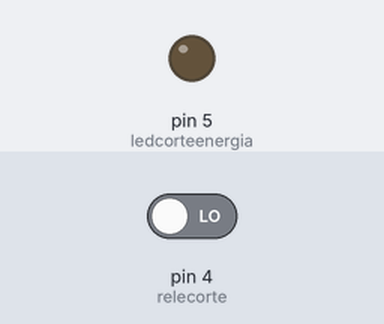
Simulated run of this program. Board: Arduino Uno, built with avr-gcc and run on an emulated ATmega328P. Parts: output pins drawn as LEDs (lit = HIGH). The inputs (shaded band) are chosen by the test bench; at power-on: pin 4 (relecorte) LOW. What the program prints to the serial monitor is not drawn.

Above: at 1.2 s.
1.3 s: pin 4 (relecorte) driven HIGH
At 2.5 s:
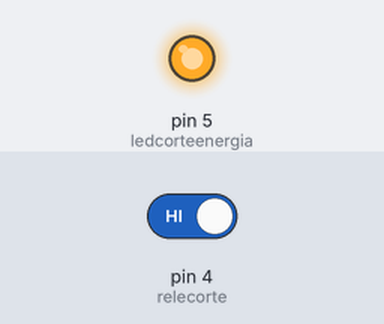
2.8 s: pin 4 (relecorte) driven LOW
At 3.7 s:
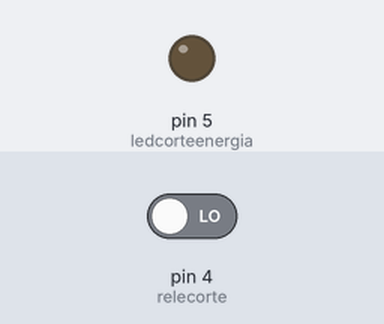
Timing chart, 0 to 5.8 s (numbered marks = the images above; inputs shaded):
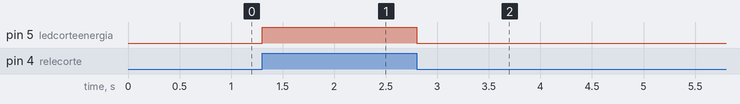

Measured:
- after the input at 1.3 s, pin 5 (ledcorteenergia): LOW → HIGH at once
- after the input at 2.8 s, pin 5 (ledcorteenergia): HIGH → LOW at once

The program:

main.cpp
```cpp
#include <Arduino.h>

// Corte de energía: Pines para detección
const int relecorte = 4;  // nro pin del relé
const int ledcorteenergia = 5;    // nro de pin para led del relé
int releState = 0;  // variable para lectura de estado del relé

void setup() {
  Serial.begin(115200);
//  Serial.println(F("DHT1 Conectado!"));
//  dht.begin();  // Inicializa el sensor DHT
  pinMode(relecorte, INPUT); // se inicializa el pin del relé indicador de corte de energía
  pinMode(ledcorteenergia, OUTPUT);  // se inicializa el pin del led indicador de corte de energía
}

void loop() {
  releState = digitalRead(relecorte);  // lectura del estado del valor del relé de Corte de Energía
  Serial.println(releState);
  if (releState == HIGH) {    // revisa si el relé pasa de NC a NA. Si es así, el estado del relé es HIGH
    digitalWrite(ledcorteenergia, HIGH);  // LED de Corte de Energía encendido
    Serial.println("Se cortó la energía electrica");
    // aqui va el envio de msje de Telegram
    // aqui se Publica el Topico para MQTT
  } else {
    digitalWrite(ledcorteenergia, LOW);  // LED de Corte de Energía apagado
    Serial.println("Se restauró a la normalidad la energía electrica");
    // aqui va el envio de msje de Telegram
    // aqui se Publica el Topico para MQTT
  }
  //Función para leer temperatura y humedad
}
```
